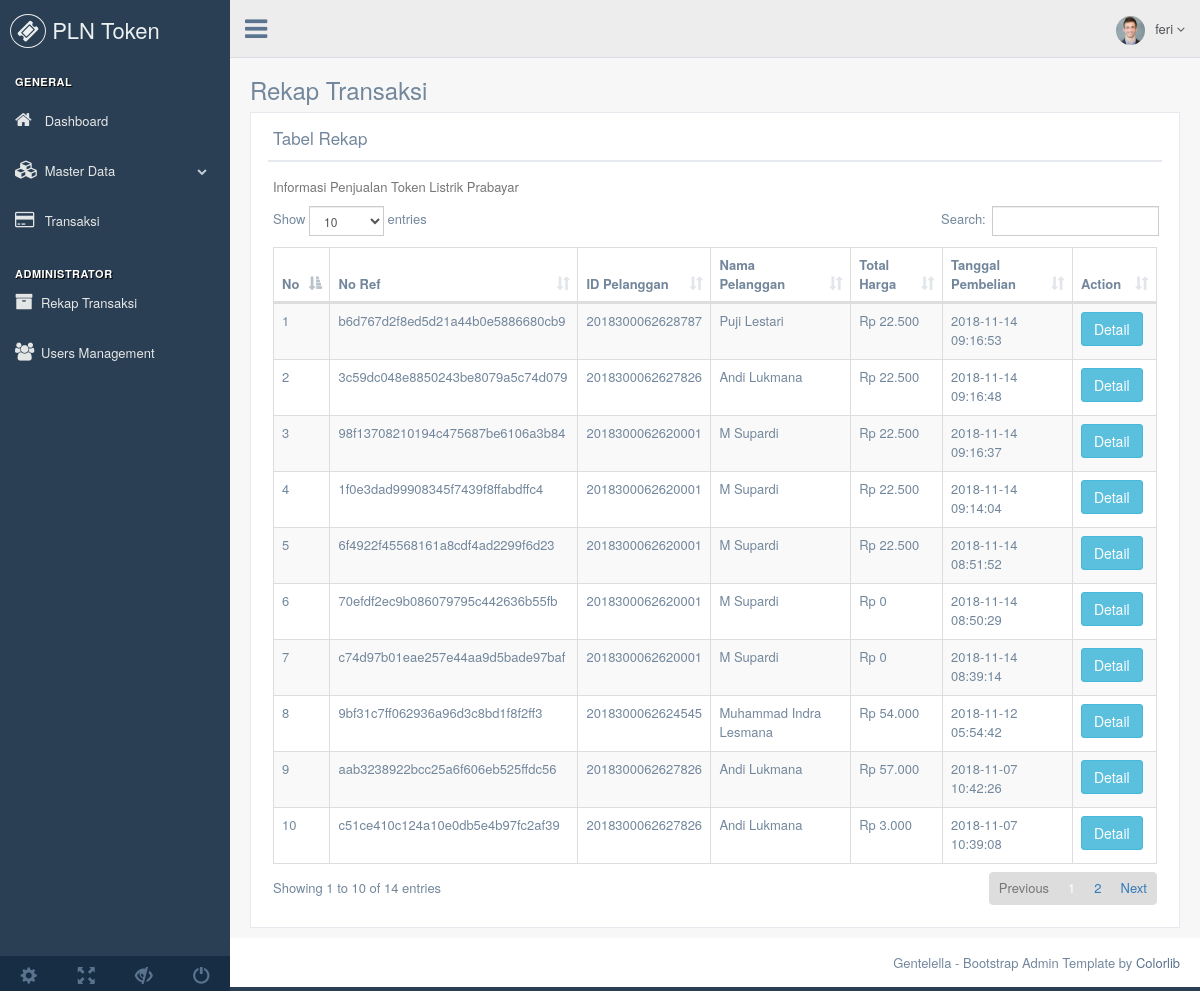
The page /?page=rekap (signed in) on the database as committed earlier.
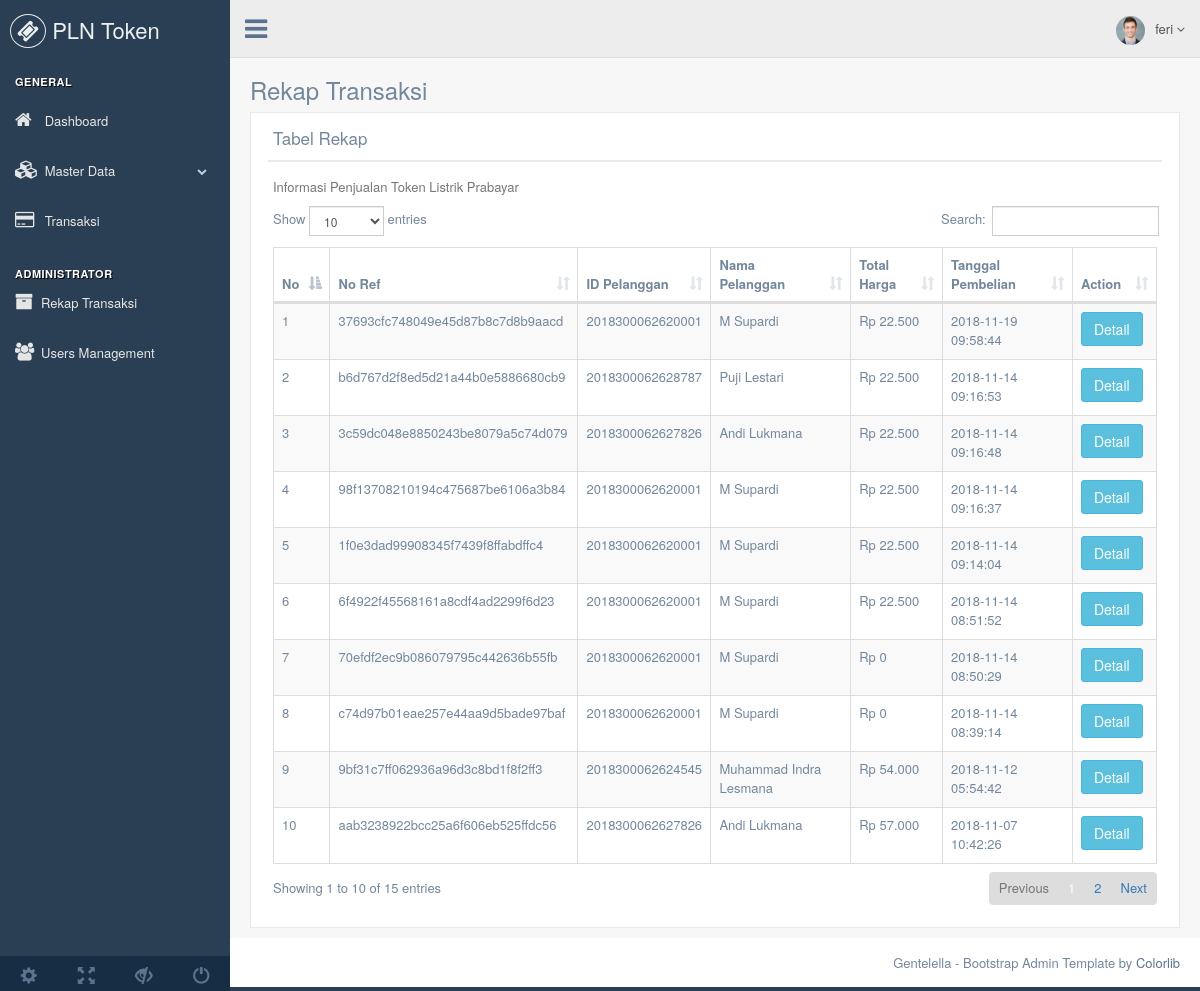
The same page on the database as committed later.
### tables this page shows
CREATE TABLE `transaksi` (
  `no_ref` int(11) NOT NULL,
  `pelanggan_id` varchar(255) NOT NULL,
  `token_id` int(11) NOT NULL,
  `kode_token` varchar(255) DEFAULT NULL,
  `admin_bank` int(50) NOT NULL,
  `materai` int(50) DEFAULT NULL,
  `ppn` int(50) NOT NULL,
  `ppj` int(50) NOT NULL,
  `total_harga` int(50) NOT NULL,
  `tgl_pembelian` timestamp NOT NULL DEFAULT CURRENT_TIMESTAMP
);

CREATE TABLE `pelanggan` (
  `id` varchar(255) NOT NULL,
  `no_meter` varchar(255) NOT NULL,
  `nama` varchar(255) NOT NULL,
  `alamat` varchar(255) NOT NULL,
  `daya_id` int(11) NOT NULL,
  `status` tinyint(1) NOT NULL DEFAULT '1' COMMENT '0. nonaktif 1.aktif'
);

### function/helper.php (called while the page is built, shortened)
<?php
	function rupiah($i){
		$rupiah = "Rp " . number_format($i,0,',','.');
		return $rupiah;
	}
 ?>

### rekap.php (the view, shortened to what this page needs)
<?php if ($logged_in['level'] == 0): ?>
        <div class="right_col" role="main">
          <div class="">
            <div class="page-title">
                <h3 align="center"> You Have No Permission to open this page</h3>
              </div>
            </div>
          </div>
        </div>
 <?php else: ?>
        <div class="right_col" role="main">
          <div class="">
            <div class="page-title">
              <div class="title_left">
                <h3>Rekap Transaksi</h3>
              </div>
            </div>
            <div class="clearfix"></div>
            <div class="row">
              <div class="col-md-12 col-sm-12 col-xs-12">
                <div class="x_panel">
                  <div class="x_title">
                    <h2>Tabel Rekap</h2>
                    <div class="clearfix"></div>
                  </div>
                  <div class="x_content">
                    <p class="text-muted font-13 m-b-30">
                      Informasi Penjualan Token Listrik Prabayar
                    </p>
                    <table id="datatable" class="table table-striped table-bordered">
                      <thead>
                        <tr>
                          <th>No</th>
                          <th>No Ref</th>
                          <th>ID Pelanggan</th>
                          <th>Nama Pelanggan</th>
                          <th>Total Harga</th>
                          <th>Tanggal Pembelian</th>
                          <th>Action</th>
                        </tr>
                      </thead>
                      <tbody>
                      <?php
                      $no = 1;
                      $query = mysqli_query($koneksi, "SELECT transaksi.*, pelanggan.id, pelanggan.nama FROM transaksi JOIN pelanggan ON transaksi.pelanggan_id=pelanggan.id ORDER BY transaksi.no_ref DESC"); ?>
                      <?php while ($row = mysqli_fetch_assoc($query)) : ?>
                       <tr>
                          <td><?php echo $no; ?></td>
                          <td><?php echo md5($row['no_ref']);  ?></td>
                          <td><?php echo $row['pelanggan_id']; ?></td>
                          <td><?php echo $row['nama']; ?></td>
                          <td><?php echo rupiah($row['total_harga']);  ?></td>
                          <td><?php echo $row['tgl_pembelian'];  ?></td>
                          <td>
                            <a class="btn btn-info" href="<?php echo base_url.'?page=transaksi_sukses&transaksi_id='.$row['no_ref']; ?>">Detail</a>
                          </td>
                        </tr>
                        <?php $no++; ?>
                      <?php endwhile; ?>
                      </tbody>
                    </table>
                  </div>
                </div>
              </div>
            </div>
          </div>
        </div>
<?php endif; ?>

Rows that differ between the two databases and show on the page:
no longer on this page (row unchanged): transaksi: no_ref "c51ce410c124a10e0db5e4b97fc2af39", pelanggan "2018300062627826", pelanggan.nama "Andi Lukmana", total_harga "Rp 3.000", tgl_pembelian "2018-11-07 10:39:08"
added transaksi: no_ref "37693cfc748049e45d87b8c7d8b9aacd", pelanggan "2018300062620001", pelanggan.nama "M Supardi", total_harga "Rp 22.500", tgl_pembelian "2018-11-19 09:58:44"
Other text that changed with them:
text written by a page script: "Show entries Search: Showing 1 to 10 of 14 entries Previous 1 2 Next" → "Show entries Search: Showing 1 to 10 of 15 entries Previous 1 2 Next"
